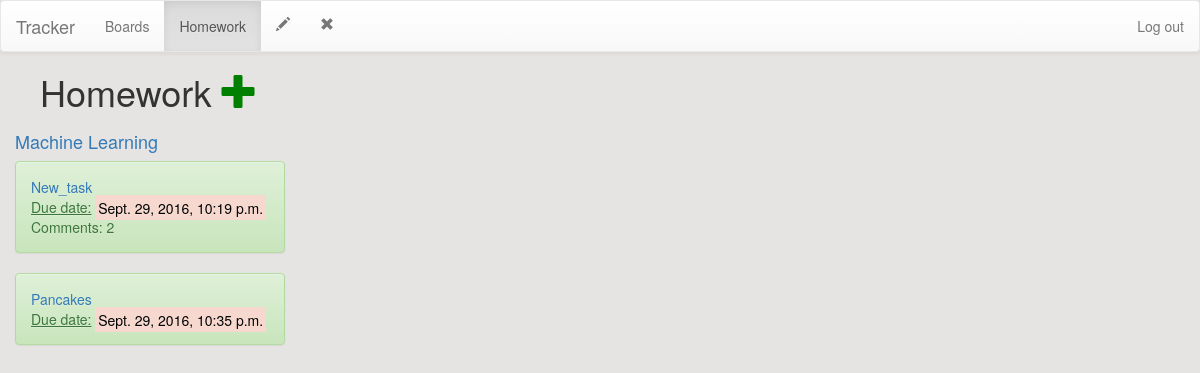
Before: /1/lists/ with the older database file.
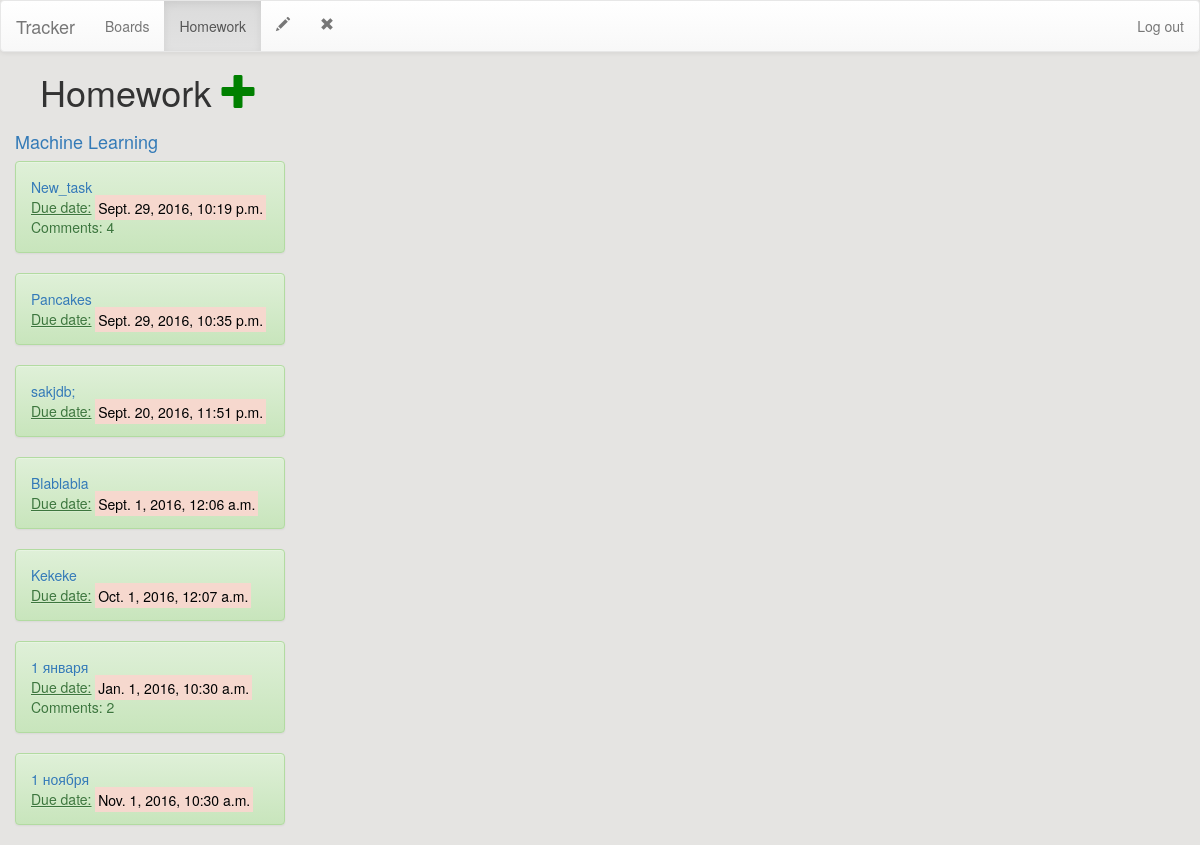
After: the same page with the newer database file.
### boards/models.py (models this page shows, shortened)
class Board(models.Model):
    board_name = models.CharField(max_length=200)
    creation_date = models.DateTimeField('date of creation', default=datetime.now, blank=True)

class List(models.Model):
    board = models.ForeignKey(Board, on_delete=models.CASCADE)
    list_name = models.CharField(max_length=200)

class Task(models.Model):
    task_list = models.ForeignKey(List, on_delete=models.CASCADE)
    task_text = models.CharField(max_length=200)
    pub_date = models.DateTimeField('date published')
    deadline = models.DateTimeField(default=datetime.now)
    executor = models.ForeignKey(User)

### boards/views.py (the view)
# urls.py: url(r'^(?P<board_id>[0-9]+)/lists/$', views.board_content, name='board_content'),
def board_content(request, board_id):
    board = get_object_or_404(Board, pk=board_id)
    tasks = Task.objects.order_by('-deadline')
    return render(request, 'boards/board_content.html', {'board': board})

### boards/templates/boards/board_content.html (shortened to what this page needs)
{% load staticfiles %}
<link rel="stylesheet" type="text/css" href="{% static 'boards/style.css' %}" />
<body style="background:#E5E4E2">
<nav class="navbar navbar-default">
  <div class="container-fluid">
    <div class="navbar-header">
      <a class="navbar-brand" href="#">Tracker</a>
    </div>
  <ul class="nav navbar-nav">
    <li><a href="{% url 'boards:index' %}">Boards</a></li>
  </ul>
   <ul class="nav navbar-nav">
    <li class="active"><a href="#">{{ board.board_name }}</a></li>
  </ul>
  <ul class="nav navbar-nav">
    <li><a href="{% url 'boards:board_edit' board.id %}"><span class="glyphicon glyphicon-pencil"></span></a></li>
  </ul>
  <ul class="nav navbar-nav">
    <li><a href="{% url 'boards:board_remove' board.id %}"><span class="glyphicon glyphicon-remove"></span></a></li>
  </ul>
  <ul class="nav navbar-nav navbar-right">
    <li><a href="{%url 'boards:logout' %}">Log out</a></li>
  </ul>
  </div>
</nav>
<ul><h1>{{ board.board_name }}<a href="{% url 'boards:list_new' board.id %}"> <span class="glyphicon glyphicon-plus" style="color:green"></span></a>
<link rel="stylesheet" href="//maxcdn.bootstrapcdn.com/bootstrap/3.2.0/css/bootstrap.min.css">
<link rel="stylesheet" href="//maxcdn.bootstrapcdn.com/bootstrap/3.2.0/css/bootstrap-theme.min.css">
</h1></ul>
{% for list in board.list_set.all %}
    <div class = "col-md-3">
    <h4><a href="{%url 'boards:list_content' board.id list.id %}">{{ list.list_name }}</a></h4>
    {% if list.task_set.all %}
        {% for task in list.task_set.all %}
           <div class="alert alert-success">
           <a href="{% url 'boards:task_content' board.id list.id task.id%}">{{ task.task_text }}</a>
           <div class ="date"><u> Due date:</u> <mark style="background-color:#F6D8CE">{{ task.deadline}}</mark></div>
           {% if task.comments.count %}
               Comments: {{ task.comments.count }}
            {% endif %}
            </div>
        {% endfor %}
        </div>
    {% else %}
        <ul>This list is empty.</ul>
    {% endif %}
{% endfor %}
<div class="col-md-4">
</body>

### boards/static/boards/style.css (style rules this page uses)
li a { color: green; }

Changed rows visible on the page:
computed for Task "New_task": comments.count "2" → "4"
added Task: task_text "sakjdb;", deadline "Sept. 20, 2016, 11:51 p.m."
added Task: task_text "Blablabla", deadline "Sept. 1, 2016, 12:06 a.m."
added Task: task_text "Kekeke", deadline "Oct. 1, 2016, 12:07 a.m."
added Task: task_text "1 января", deadline "Jan. 1, 2016, 10:30 a.m.", comments.count "2"
added Task: task_text "1 ноября", deadline "Nov. 1, 2016, 10:30 a.m."
